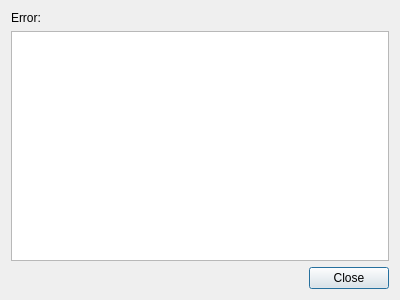
<?xml version="1.0" encoding="UTF-8"?>
<ui version="4.0">
 <class>errorDialog</class>
 <widget class="QDialog" name="errorDialog">
  <property name="windowModality">
   <enum>Qt::WindowModality::ApplicationModal</enum>
  </property>
  <property name="geometry">
   <rect>
    <x>0</x>
    <y>0</y>
    <width>400</width>
    <height>300</height>
   </rect>
  </property>
  <property name="windowTitle">
   <string>Error</string>
  </property>
  <property name="modal">
   <bool>true</bool>
  </property>
  <layout class="QVBoxLayout" name="verticalLayout">
   <item>
    <widget class="QLabel" name="textLabel">
     <property name="text">
      <string>Error:</string>
     </property>
    </widget>
   </item>
   <item>
    <widget class="QPlainTextEdit" name="detailsTextEdit">
     <property name="undoRedoEnabled">
      <bool>false</bool>
     </property>
     <property name="lineWrapMode">
      <enum>QPlainTextEdit::LineWrapMode::NoWrap</enum>
     </property>
     <property name="readOnly">
      <bool>true</bool>
     </property>
    </widget>
   </item>
   <item>
    <widget class="QDialogButtonBox" name="buttonBox">
     <property name="orientation">
      <enum>Qt::Orientation::Horizontal</enum>
     </property>
     <property name="standardButtons">
      <set>QDialogButtonBox::StandardButton::Close</set>
     </property>
    </widget>
   </item>
  </layout>
 </widget>
 <resources/>
 <connections>
  <connection>
   <sender>buttonBox</sender>
   <signal>accepted()</signal>
   <receiver>errorDialog</receiver>
   <slot>accept()</slot>
   <hints>
    <hint type="sourcelabel">
     <x>248</x>
     <y>254</y>
    </hint>
    <hint type="destinationlabel">
     <x>157</x>
     <y>274</y>
    </hint>
   </hints>
  </connection>
  <connection>
   <sender>buttonBox</sender>
   <signal>rejected()</signal>
   <receiver>errorDialog</receiver>
   <slot>reject()</slot>
   <hints>
    <hint type="sourcelabel">
     <x>316</x>
     <y>260</y>
    </hint>
    <hint type="destinationlabel">
     <x>286</x>
     <y>274</y>
    </hint>
   </hints>
  </connection>
 </connections>
</ui>
